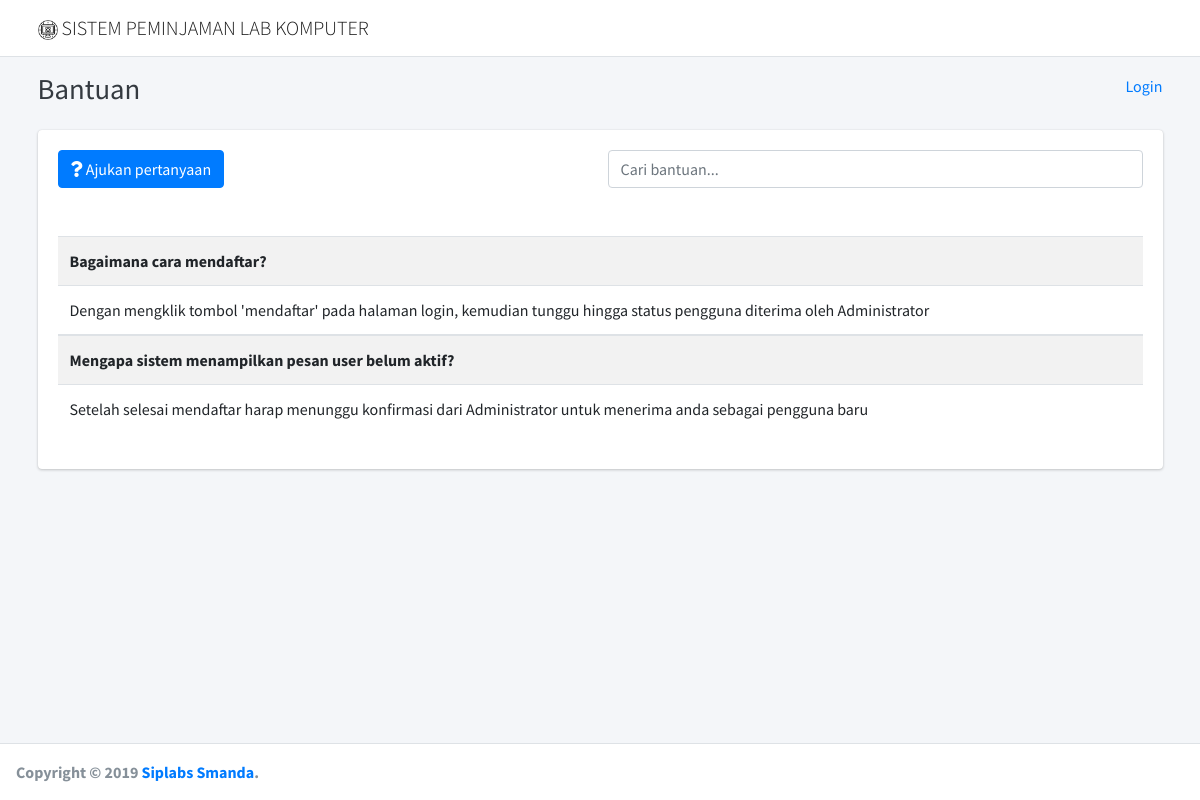
Screenshot of /index.php/publik with the database file from the repository.
### tables this page shows
CREATE TABLE `site` (
  `id_site` int(1) NOT NULL,
  `icon` varchar(255) NOT NULL,
  `logo` varchar(255) NOT NULL,
  `title` varchar(64) NOT NULL
);

CREATE TABLE `help` (
  `id_help` int(11) NOT NULL,
  `judul` varchar(64) NOT NULL,
  `isi` varchar(512) NOT NULL
);

### application/controllers/Publik.php (called while the page is built, shortened)
<?php
class Publik extends CI_Controller
{
	public function index()
	{
		$data['title'] = 'Peminjam';
		$data['user'] = $this->session->userdata('id_user');
		$data['username'] = $this->session->userdata('username');
		$data['site'] = $this->m_siplabs->get_data('site')->result();
		$data['help'] = $this->db->get('help')->result();
		$this->load->view('templates/header', $data);
		$this->load->view('help', $data);
		$this->load->view('templates/footer');
	}
}

### index.php (called while the page is built, shortened)
<?php
require_once BASEPATH.'core/CodeIgniter.php';

### application/models/M_siplabs.php (called while the page is built, shortened)
<?php
class M_siplabs extends CI_Model
{
	public function get_data($table)
	{
		return $this->db->get($table);
	}
}

### application/views/templates/header.php (shortened to what this page needs)
<!DOCTYPE html>
<html lang="en">
<head>
    <link rel="stylesheet" href="<?php echo base_url('assets/') ?>plugins/fontawesome-free/css/all.min.css">
    <link rel="stylesheet" href="https://code.ionicframework.com/ionicons/2.0.1/css/ionicons.min.css">
    <link rel="stylesheet" href="<?php echo base_url('assets/') ?>plugins/toastr/toastr.min.css">
    <link rel="stylesheet" href="<?php echo base_url('assets/') ?>plugins/datatables-bs4/css/dataTables.bootstrap4.css">
    <link rel="stylesheet" href="<?php echo base_url('assets/') ?>dist/css/adminlte.min.css">
</head>
<body class="hold-transition <?php if($this->session->userdata('level')=="Peminjam"){ echo "layout-top-nav"; }elseif(current_url()==base_url('publik')){ echo 'layout-top-nav'; }else{ echo "sidebar-mini layout-fixed"; } ?>">
    <div class="wrapper">

### application/views/help.php (shortened to what this page needs)
  <nav class="main-header navbar navbar-expand-md navbar-light navbar-white">
    <div class="container">
      <a href="<?php echo base_url(); ?>" class="navbar-brand">
        <?php foreach($site as $s): ?>
          <img src="<?php echo base_url('files/site/'.$s->logo) ?>" height="20" style="vertical-align: center">
          <span class="brand-text font-weight-light" style="vertical-align: center"><?php echo $s->title; ?></span>
        <?php endforeach; ?>
      </a>
    </div>
  </nav>
  <div class="content-wrapper">
    <div class="content-header">
      <div class="container">
        <div class="row mb-2">
          <div class="col-sm-6">
            <h1 class="m-0 text-dark"> Bantuan</h1>
          </div>
          <div class="col-sm-6">
            <ol class="breadcrumb float-sm-right">
              <li class="breadcrumb-item"><a href="<?php echo base_url('auth') ?>">Login</a></li>
            </ol>
          </div>
        </div>
      </div>
    </div>
    <div class="content">
      <div class="container">
        <div class="card">
          <div class="card-body">
            <div class="row">
              <div class="col-md">
                <button class="btn btn-primary" data-toggle="modal" data-target="#pertanyaan"><i class="fas fa-question"></i> Ajukan pertanyaan</button>
              </div>
              <div class="col-md">
               <input type="text" class="form-control" name="carihelp" id="carihelp" placeholder="Cari bantuan...">
             </div>
             <div class="col-md-12">
              <table class="table table-hover table-striped tabelhelppublik" id="tabelhelppublik">
                <?php foreach($help as $h): ?>
                  <tbody>
                    <tr>
                      <td><b><?php echo $h->judul ?></b></td>
                    </tr>
                    <tr>
                      <td><?php echo $h->isi ?></td>
                    </tr>
                  </tbody>
                  <br>
                <?php endforeach; ?>
              </table>
            </div>
          </div>
        </div>
      </div>
    </div>
  </div>
</div>

### application/views/templates/footer.php (shortened to what this page needs)
<footer class="main-footer">
	<strong>Copyright &copy; 2019 <a href="<?php echo base_url() ?>">Siplabs Smanda</a>.</strong>
</footer>
</div>
</body>
</html>

### rows the page displays
site: logo (picture), title "SISTEM PEMINJAMAN LAB KOMPUTER"
help: judul "Bagaimana cara mendaftar?", isi "Dengan mengklik tombol 'mendaftar' pada halaman login, kemudian tunggu hingga status pengguna diterima oleh Administrator"
help: judul "Mengapa sistem menampilkan pesan user belum aktif?", isi "Setelah selesai mendaftar harap menunggu konfirmasi dari Administrator untuk menerima anda sebagai pengguna baru"
